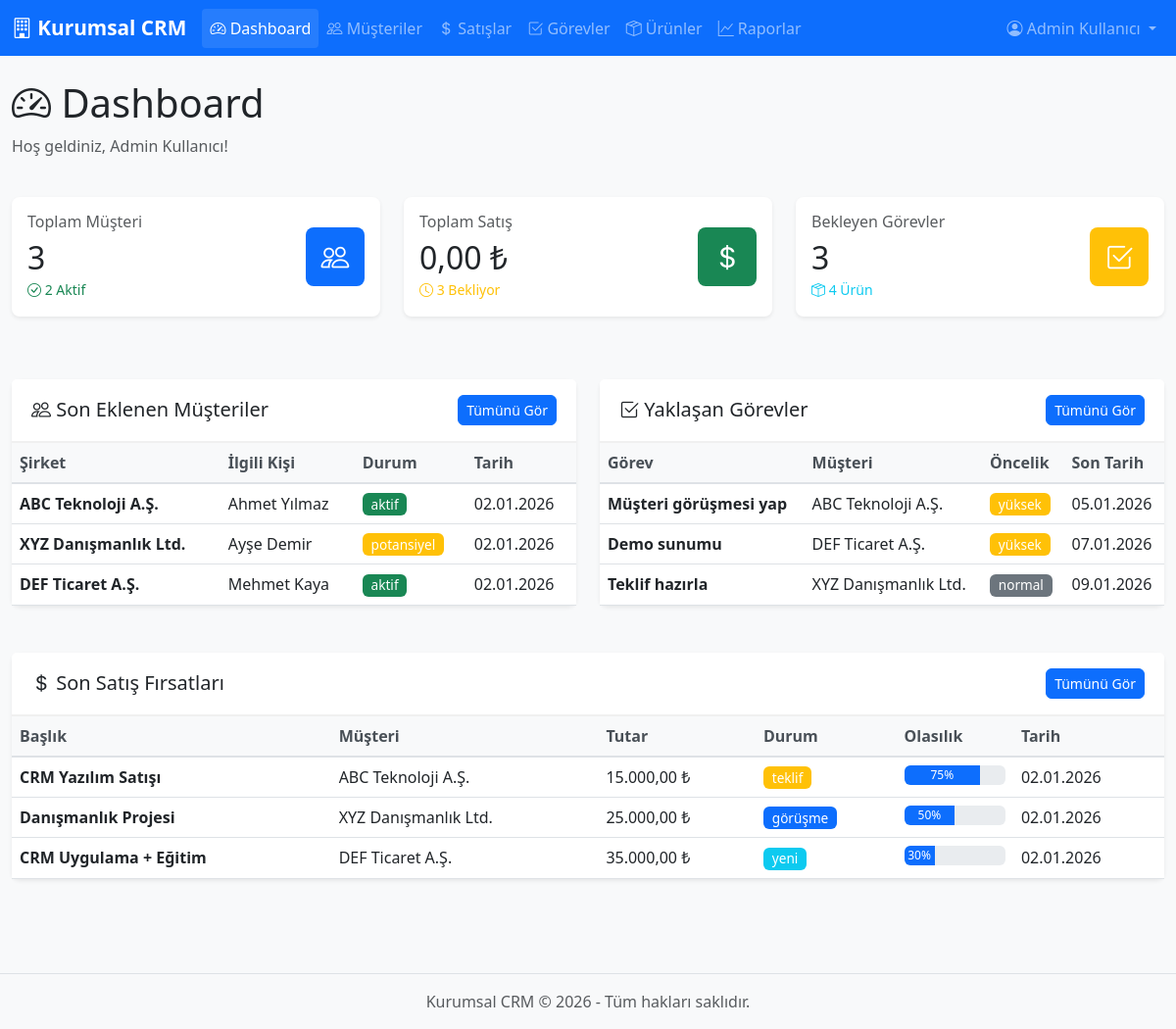
/index.php (signed in), run on the app's committed database.
### tables this page shows
CREATE TABLE IF NOT EXISTS customers (
    id INT PRIMARY KEY AUTO_INCREMENT,
    company_name VARCHAR(200) NOT NULL,
    contact_person VARCHAR(100),
    email VARCHAR(100),
    phone VARCHAR(20),
    mobile VARCHAR(20),
    address TEXT,
    city VARCHAR(50),
    country VARCHAR(50),
    tax_number VARCHAR(50),
    industry VARCHAR(100),
    website VARCHAR(200),
    customer_type ENUM('potansiyel', 'aktif', 'pasif') DEFAULT 'potansiyel',
    notes TEXT,
    created_by INT,
    created_at TIMESTAMP DEFAULT CURRENT_TIMESTAMP,
    updated_at TIMESTAMP DEFAULT CURRENT_TIMESTAMP ON UPDATE CURRENT_TIMESTAMP,
    FOREIGN KEY (created_by) REFERENCES users(id) ON DELETE SET NULL
);

CREATE TABLE IF NOT EXISTS tasks (
    id INT PRIMARY KEY AUTO_INCREMENT,
    title VARCHAR(200) NOT NULL,
    description TEXT,
    customer_id INT,
    sale_id INT,
    assigned_to INT NOT NULL,
    priority ENUM('düşük', 'normal', 'yüksek', 'acil') DEFAULT 'normal',
    status ENUM('bekliyor', 'devam_ediyor', 'tamamlandı', 'iptal') DEFAULT 'bekliyor',
    due_date DATE,
    completed_at TIMESTAMP NULL,
    created_by INT,
    created_at TIMESTAMP DEFAULT CURRENT_TIMESTAMP,
    updated_at TIMESTAMP DEFAULT CURRENT_TIMESTAMP ON UPDATE CURRENT_TIMESTAMP,
    FOREIGN KEY (customer_id) REFERENCES customers(id) ON DELETE SET NULL,
    FOREIGN KEY (sale_id) REFERENCES sales(id) ON DELETE SET NULL,
    FOREIGN KEY (assigned_to) REFERENCES users(id) ON DELETE CASCADE,
    FOREIGN KEY (created_by) REFERENCES users(id) ON DELETE SET NULL
);

CREATE TABLE IF NOT EXISTS sales (
    id INT PRIMARY KEY AUTO_INCREMENT,
    customer_id INT NOT NULL,
    title VARCHAR(200) NOT NULL,
    description TEXT,
    amount DECIMAL(12,2) NOT NULL DEFAULT 0.00,
    currency VARCHAR(3) DEFAULT 'TRY',
    status ENUM('yeni', 'görüşme', 'teklif', 'kazanıldı', 'kaybedildi') DEFAULT 'yeni',
    probability INT DEFAULT 50,
    expected_close_date DATE,
    assigned_to INT,
    created_by INT,
    created_at TIMESTAMP DEFAULT CURRENT_TIMESTAMP,
    updated_at TIMESTAMP DEFAULT CURRENT_TIMESTAMP ON UPDATE CURRENT_TIMESTAMP,
    FOREIGN KEY (customer_id) REFERENCES customers(id) ON DELETE CASCADE,
    FOREIGN KEY (assigned_to) REFERENCES users(id) ON DELETE SET NULL,
    FOREIGN KEY (created_by) REFERENCES users(id) ON DELETE SET NULL
);

### index.php (the view, shortened to what this page needs)
<?php
require_once 'config.php';
include 'header.php';
$stats = [];
$result = $conn->query("SELECT COUNT(*) as count FROM customers");
$stats['total_customers'] = $result->fetch_assoc()['count'];
$result = $conn->query("SELECT COUNT(*) as count FROM customers WHERE customer_type = 'aktif'");
$stats['active_customers'] = $result->fetch_assoc()['count'];
$result = $conn->query("SELECT SUM(amount) as total FROM sales WHERE status = 'kazanıldı'");
$stats['total_sales'] = $result->fetch_assoc()['total'] ?? 0;
$result = $conn->query("SELECT COUNT(*) as count FROM tasks WHERE status IN ('bekliyor', 'devam_ediyor')");
$stats['pending_tasks'] = $result->fetch_assoc()['count'];
$result = $conn->query("SELECT COUNT(*) as count FROM sales WHERE status IN ('yeni', 'görüşme', 'teklif')");
$stats['pending_sales'] = $result->fetch_assoc()['count'];
$result = $conn->query("SELECT COUNT(*) as count FROM products WHERE status = 'active'");
$stats['total_products'] = $result->fetch_assoc()['count'];
$recent_customers = $conn->query("SELECT id, company_name, contact_person, customer_type, created_at FROM customers ORDER BY created_at DESC LIMIT 5");
$upcoming_tasks = $conn->query("SELECT t.*, c.company_name, u.full_name as assigned_name
                                FROM tasks t
                                LEFT JOIN customers c ON t.customer_id = c.id
                                LEFT JOIN users u ON t.assigned_to = u.id
                                WHERE t.status IN ('bekliyor', 'devam_ediyor')
                                ORDER BY t.due_date ASC LIMIT 5");
$recent_sales = $conn->query("SELECT s.*, c.company_name FROM sales s
                              LEFT JOIN customers c ON s.customer_id = c.id
                              ORDER BY s.created_at DESC LIMIT 5");
?>
<div class="row mb-4">
    <div class="col-12">
        <h1><i class="bi bi-speedometer2"></i> Dashboard</h1>
        <p class="text-muted">Hoş geldiniz, <?php echo htmlspecialchars($user['full_name']); ?>!</p>
    </div>
</div>
<div class="row mb-4">
    <div class="col-md-4 mb-3">
        <div class="card stat-card">
            <div class="card-body">
                <div class="d-flex justify-content-between align-items-center">
                    <div>
                        <h6 class="text-muted mb-2">Toplam Müşteri</h6>
                        <h2 class="mb-0"><?php echo $stats['total_customers']; ?></h2>
                        <small class="text-success">
                            <i class="bi bi-check-circle"></i> <?php echo $stats['active_customers']; ?> Aktif
                        </small>
                    </div>
                    <div class="stat-icon bg-primary">
                        <i class="bi bi-people"></i>
                    </div>
                </div>
            </div>
        </div>
    </div>
    <div class="col-md-4 mb-3">
        <div class="card stat-card">
            <div class="card-body">
                <div class="d-flex justify-content-between align-items-center">
                    <div>
                        <h6 class="text-muted mb-2">Toplam Satış</h6>
                        <h2 class="mb-0"><?php echo formatCurrency($stats['total_sales']); ?></h2>
                        <small class="text-warning">
                            <i class="bi bi-clock"></i> <?php echo $stats['pending_sales']; ?> Bekliyor
                        </small>
                    </div>
                    <div class="stat-icon bg-success">
                        <i class="bi bi-currency-dollar"></i>
                    </div>
                </div>
            </div>
        </div>
    </div>
    <div class="col-md-4 mb-3">
        <div class="card stat-card">
            <div class="card-body">
                <div class="d-flex justify-content-between align-items-center">
                    <div>
                        <h6 class="text-muted mb-2">Bekleyen Görevler</h6>
                        <h2 class="mb-0"><?php echo $stats['pending_tasks']; ?></h2>
                        <small class="text-info">
                            <i class="bi bi-box-seam"></i> <?php echo $stats['total_products']; ?> Ürün
                        </small>
                    </div>
                    <div class="stat-icon bg-warning">
                        <i class="bi bi-check2-square"></i>
                    </div>
                </div>
            </div>
        </div>
    </div>
</div>
<div class="row">
    <div class="col-md-6 mb-4">
        <div class="card">
            <div class="card-header d-flex justify-content-between align-items-center">
                <h5 class="mb-0"><i class="bi bi-people"></i> Son Eklenen Müşteriler</h5>
                <a href="customers.php" class="btn btn-sm btn-primary">Tümünü Gör</a>
            </div>
            <div class="card-body p-0">
                <div class="table-responsive">
                    <table class="table table-hover mb-0">
                        <thead>
                            <tr>
                                <th>Şirket</th>
                                <th>İlgili Kişi</th>
                                <th>Durum</th>
                                <th>Tarih</th>
                            </tr>
                        </thead>
                        <tbody>
                            <?php while ($customer = $recent_customers->fetch_assoc()): ?>
                            <tr>
                                <td><strong><?php echo htmlspecialchars($customer['company_name']); ?></strong></td>
                                <td><?php echo htmlspecialchars($customer['contact_person']); ?></td>
                                <td><?php echo getStatusBadge($customer['customer_type'], 'customer'); ?></td>
                                <td><?php echo formatDate($customer['created_at']); ?></td>
                            </tr>
                            <?php endwhile; ?>
                        </tbody>
                    </table>
                </div>
            </div>
        </div>
    </div>
    <div class="col-md-6 mb-4">
        <div class="card">
            <div class="card-header d-flex justify-content-between align-items-center">
                <h5 class="mb-0"><i class="bi bi-check2-square"></i> Yaklaşan Görevler</h5>
                <a href="tasks.php" class="btn btn-sm btn-primary">Tümünü Gör</a>
            </div>
            <div class="card-body p-0">
                <div class="table-responsive">
                    <table class="table table-hover mb-0">
                        <thead>
                            <tr>
                                <th>Görev</th>
                                <th>Müşteri</th>
                                <th>Öncelik</th>
                                <th>Son Tarih</th>
                            </tr>
                        </thead>
                        <tbody>
                            <?php while ($task = $upcoming_tasks->fetch_assoc()): ?>
                            <tr>
                                <td><strong><?php echo htmlspecialchars($task['title']); ?></strong></td>
                                <td><?php echo htmlspecialchars($task['company_name'] ?? '-'); ?></td>
                                <td><?php echo getStatusBadge($task['priority'], 'priority'); ?></td>
                                <td><?php echo formatDate($task['due_date']); ?></td>
                            </tr>
                            <?php endwhile; ?>
                        </tbody>
                    </table>
                </div>
            </div>
        </div>
    </div>
</div>
<div class="row">
    <div class="col-12">
        <div class="card">
            <div class="card-header d-flex justify-content-between align-items-center">
                <h5 class="mb-0"><i class="bi bi-currency-dollar"></i> Son Satış Fırsatları</h5>
                <a href="sales.php" class="btn btn-sm btn-primary">Tümünü Gör</a>
            </div>
            <div class="card-body p-0">
                <div class="table-responsive">
                    <table class="table table-hover mb-0">
                        <thead>
                            <tr>
                                <th>Başlık</th>
                                <th>Müşteri</th>
                                <th>Tutar</th>
                                <th>Durum</th>
                                <th>Olasılık</th>
                                <th>Tarih</th>
                            </tr>
                        </thead>
                        <tbody>
                            <?php while ($sale = $recent_sales->fetch_assoc()): ?>
                            <tr>
                                <td><strong><?php echo htmlspecialchars($sale['title']); ?></strong></td>
                                <td><?php echo htmlspecialchars($sale['company_name']); ?></td>
                                <td><?php echo formatCurrency($sale['amount'], $sale['currency']); ?></td>
                                <td><?php echo getStatusBadge($sale['status'], 'sale'); ?></td>
                                <td>
                                    <div class="progress" style="height: 20px;">
                                        <div class="progress-bar" role="progressbar"
                                             style="width: <?php echo $sale['probability']; ?>%">
                                            <?php echo $sale['probability']; ?>%
                                        </div>
                                    </div>
                                </td>
                                <td><?php echo formatDate($sale['created_at']); ?></td>
                            </tr>
                            <?php endwhile; ?>
                        </tbody>
                    </table>
                </div>
            </div>
        </div>
    </div>
</div>
<?php include 'footer.php'; ?>

### config.php (shortened to what this page needs)
<?php
function isLoggedIn() {
    return isset($_SESSION['user_id']) && !empty($_SESSION['user_id']);
}
function getUser() {
    if (isLoggedIn()) {
        return [
            'id' => $_SESSION['user_id'],
            'username' => $_SESSION['username'],
            'full_name' => $_SESSION['full_name'],
            'role' => $_SESSION['role']
        ];
    }
    return null;
}
function formatCurrency($amount, $currency = 'TRY') {
    $symbol = ($currency == 'TRY') ? '₺' : $currency;
    return number_format($amount, 2, ',', '.') . ' ' . $symbol;
}
function formatDate($date) {
    return date('d.m.Y', strtotime($date));
}
function getStatusBadge($status, $type = 'default') {
    $badges = [
        'customer' => [
            'potansiyel' => 'warning',
            'aktif' => 'success',
            'pasif' => 'secondary'
        ],
        'sale' => [
            'yeni' => 'info',
            'görüşme' => 'primary',
            'teklif' => 'warning',
            'kazanıldı' => 'success',
            'kaybedildi' => 'danger'
        ],
        'task' => [
            'bekliyor' => 'secondary',
            'devam_ediyor' => 'primary',
            'tamamlandı' => 'success',
            'iptal' => 'danger'
        ],
        'priority' => [
            'düşük' => 'info',
            'normal' => 'secondary',
            'yüksek' => 'warning',
            'acil' => 'danger'
        ]
    ];
    $color = isset($badges[$type][$status]) ? $badges[$type][$status] : 'secondary';
    return "<span class='badge bg-{$color}'>{$status}</span>";
}
?>

### style.css (style rules this page uses)
:root { --primary-color: #0d6efd; --secondary-color: #6c757d; --success-color: #198754; --danger-color: #dc3545; --warning-color: #ffc107; --info-color: #0dcaf0; }
body { font-family: 'Segoe UI', Tahoma, Geneva, Verdana, sans-serif; background-color: #f8f9fa; }
.card { border: none; box-shadow: 0 0.125rem 0.25rem rgba(0, 0, 0, 0.075); border-radius: 0.5rem; margin-bottom: 1.5rem; }
.card-header { background-color: #fff; border-bottom: 2px solid #f0f0f0; padding: 1rem 1.25rem; font-weight: 600; }
.stat-card { transition: transform 0.2s; }
.stat-icon { width: 60px; height: 60px; border-radius: 0.5rem; display: flex; align-items: center; justify-content: center; color: white; font-size: 1.8rem; }
.table { margin-bottom: 0; }
.table thead th { border-bottom: 2px solid #dee2e6; font-weight: 600; color: #495057; background-color: #f8f9fa; }
.table tbody tr { transition: background-color 0.2s; }
.badge { padding: 0.35em 0.65em; font-weight: 500; font-size: 0.85em; }
.btn { padding: 0.5rem 1rem; border-radius: 0.375rem; font-weight: 500; transition: all 0.2s; }
.btn-sm { padding: 0.25rem 0.5rem; font-size: 0.875rem; }
.progress { background-color: #e9ecef; border-radius: 0.375rem; }
.progress-bar { background-color: var(--primary-color); }

### data on the page
customers: company_name "ABC Teknoloji A.Ş.", contact_person "Ahmet Yılmaz", customer_type "aktif", created_at "02.01.2026"
customers: company_name "XYZ Danışmanlık Ltd.", contact_person "Ayşe Demir", customer_type "potansiyel", created_at "02.01.2026"
customers: company_name "DEF Ticaret A.Ş.", contact_person "Mehmet Kaya", customer_type "aktif", created_at "02.01.2026"
tasks: title "Müşteri görüşmesi yap", customer.company_name "ABC Teknoloji A.Ş.", priority "yüksek", due_date "05.01.2026"
tasks: title "Demo sunumu", customer.company_name "DEF Ticaret A.Ş.", priority "yüksek", due_date "07.01.2026"
tasks: title "Teklif hazırla", customer.company_name "XYZ Danışmanlık Ltd.", priority "normal", due_date "09.01.2026"
sales: title "CRM Yazılım Satışı", customer.company_name "ABC Teknoloji A.Ş.", formatCurrency($sale['amount'], $sale['currency']) "15.000,00 ₺", status "teklif", probability "75", created_at "02.01.2026"
sales: title "Danışmanlık Projesi", customer.company_name "XYZ Danışmanlık Ltd.", formatCurrency($sale['amount'], $sale['currency']) "25.000,00 ₺", status "görüşme", probability "50", created_at "02.01.2026"
sales: title "CRM Uygulama + Eğitim", customer.company_name "DEF Ticaret A.Ş.", formatCurrency($sale['amount'], $sale['currency']) "35.000,00 ₺", status "yeni", probability "30", created_at "02.01.2026"

### other printed values
$user['full_name'] "Admin Kullanıcı"
$stats['total_customers'] "3"
$stats['active_customers'] "2"
formatCurrency($stats['total_sales']) "0,00 ₺"
$stats['pending_sales'] "3"
$stats['pending_tasks'] "3"
$stats['total_products'] "4"
